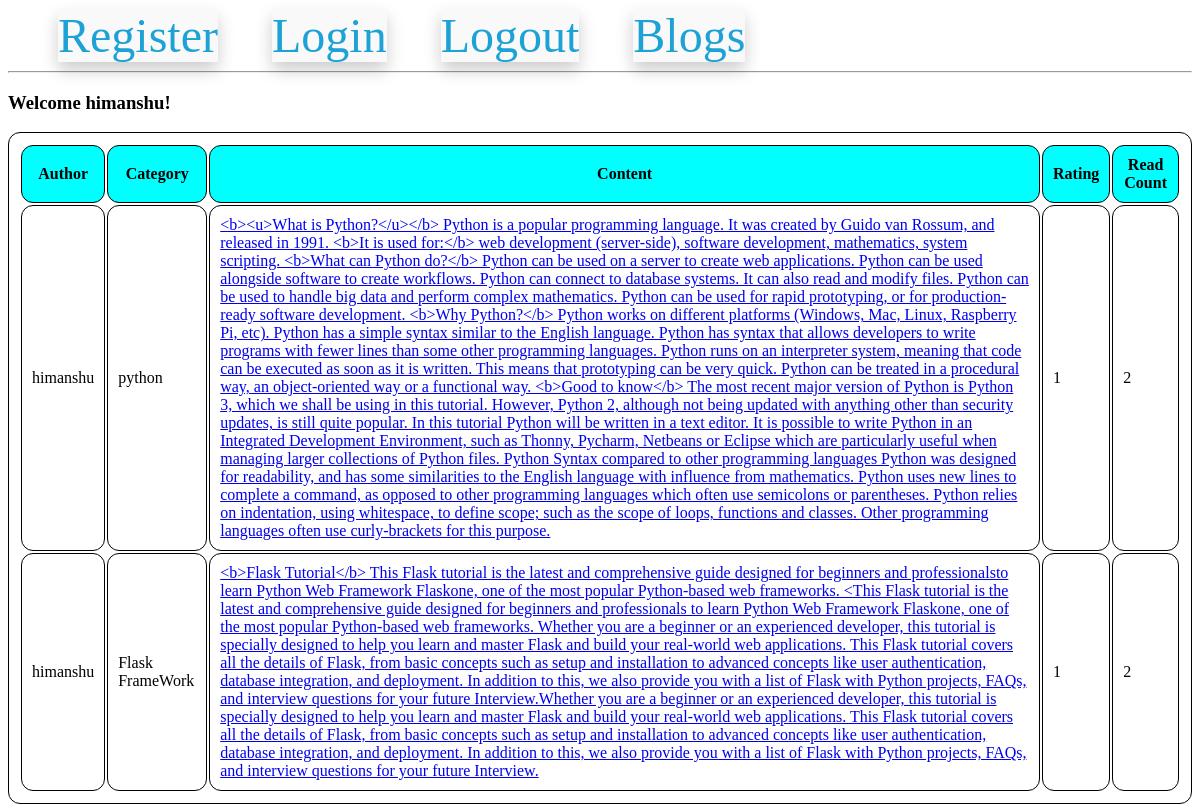
Page /listAllBlogs (signed in) on the committed database.
### models.py (models this page shows, shortened)
class UserModel(UserMixin, db.Model):
    __tablename__ = "users"
    id = db.Column(db.Integer, primary_key=True)
    email = db.Column(db.String(100), unique=True)
    username = db.Column(db.String(100))
    password_hash = db.Column(db.String(250))

class BlogModel(db.Model):
    id = db.Column(db.Integer, primary_key=True)
    category_id = db.Column(
        db.Integer, db.ForeignKey("category_master.category_id"), nullable=False
    )
    blog_user_id = db.Column(db.Integer, db.ForeignKey("users.id"), nullable=False)
    blog_text = db.Column(db.Text, nullable=False)
    blog_creation_date = db.Column(db.DateTime)
    blog_read_count = db.Column(db.Integer, default=0)
    blog_rating_count = db.Column(db.Integer, default=0)

### routes.py (the view)
@app.route('/listAllBlogs')
def list_all_blogs():
    all_blogs = BlogModel.query.all()
    all_users = {user.id: user for user in UserModel.query.all()}  # Create a dictionary for quick access to users by ID
    return render_template('list_all_blogs.html', all_blogs=all_blogs, all_users=all_users, all_categories=global_all_category_name)

### models.py (called while the page is built)
@login.user_loader
def load_user(id):
    return UserModel.query.get(int(id))

### templates/list_all_blogs.html (shortened to what this page needs)
{% extends 'base.html' %}
{% block content %}
{% if current_user.is_anonymous %}
    <h3>Welcome Guest!</h3>
{% else %}
    <h3>Welcome {{ current_user.username }}!</h3>
{% endif %}
<table>
    <thead>
        <tr>
            <th>Author</th>
            <th>Category</th>
            <th>Content</th>
            <th>Rating</th>
            <th>Read Count</th>
        </tr>
    </thead>
    <tbody>
        {% for blog in all_blogs %}
        <tr>
            <td>{{ all_users[blog.blog_user_id].username }}</td>
            <td>{{ all_categories[blog.category_id - 1] }}</td>
            {% if current_user.is_authenticated %}
               <td><a href="{{ url_for('blog_detail', blog_id=blog.id, username=all_users[blog.blog_user_id].username, category=all_categories[blog.category_id - 1]) }}">{{ blog.blog_text }}</a></td>
            {% else %}
               <td>{{ blog.blog_text }}</td>
            {% endif %}
            <td>{{ blog.blog_rating_count }}</td>
            <td>{{ blog.blog_read_count }}</td>
        </tr>
        {% endfor %}
    </tbody>
</table>
{% endblock %}

### templates/list_all_blogs.html (style rules this page uses)
th { background-color: aqua; }
table, th, td { border: 1px solid black; border-radius: 12px; padding: 10px; }

### rows in the picture
UserModel: username "himanshu"
BlogModel: all_categories "python", blog_text "<b><u>What is Python?</u></b> Python is a popular programming language. It was created by Guido van Rossum, and released in 1991. <b>It is used for:</b> web development (server-side), software development, mathematics, system scripting. <b>What can Python do?</b> Python can be used on a server to create web applications. Python can be used alongside software to create workflows. Python can connect to database systems. It can also read and modify files. Python can be used to handle big data and perform complex mathematics. Python can be used for rapid prototyping, or for production-ready software development. <b>Why Python?</b> Python works on different platforms (Windows, Mac, Linux,…", blog_rating_count "1", blog_read_count "2"
BlogModel: all_categories "Flask FrameWork", blog_text "<b>Flask Tutorial</b> This Flask tutorial is the latest and comprehensive guide designed for beginners and professionalsto learn Python Web Framework Flaskone, one of the most popular Python-based web frameworks. <This Flask tutorial is the latest and comprehensive guide designed for beginners and professionals to learn Python Web Framework Flaskone, one of the most popular Python-based web frameworks. Whether you are a beginner or an experienced developer, this tutorial is specially designed to help you learn and master Flask and build your real-world web applications. This Flask tutorial covers all the details of Flask, from basic concepts such as setup and installation to advanced…", blog_rating_count "1", blog_read_count "2"
